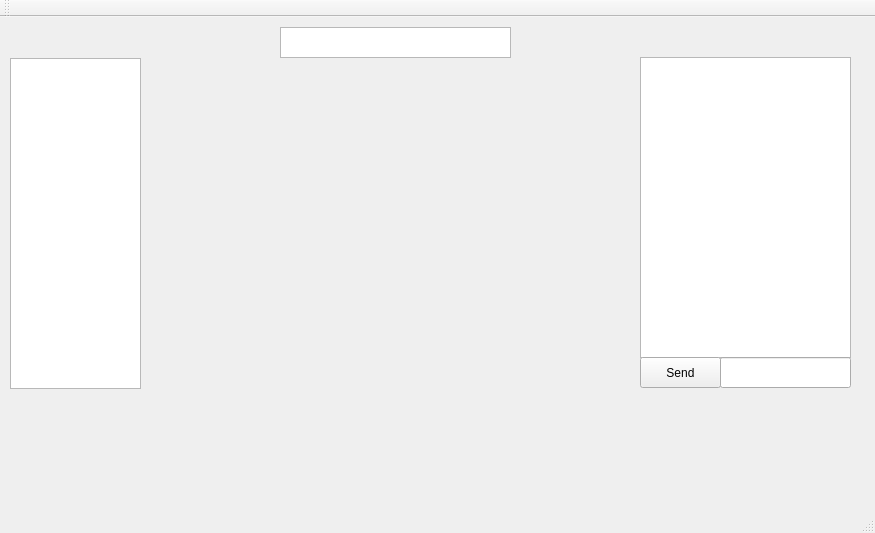
<?xml version="1.0" encoding="UTF-8"?>
<ui version="4.0">
 <class>Guess_Game_InterfaceClass</class>
 <widget class="QMainWindow" name="Guess_Game_InterfaceClass">
  <property name="geometry">
   <rect>
    <x>0</x>
    <y>0</y>
    <width>875</width>
    <height>533</height>
   </rect>
  </property>
  <property name="windowTitle">
   <string>Guess_Game_Interface</string>
  </property>
  <widget class="QWidget" name="centralWidget">
   <widget class="QTextEdit" name="chatDisplay">
    <property name="geometry">
     <rect>
      <x>640</x>
      <y>40</y>
      <width>211</width>
      <height>301</height>
     </rect>
    </property>
    <property name="readOnly">
     <bool>true</bool>
    </property>
   </widget>
   <widget class="QLineEdit" name="messageInput">
    <property name="geometry">
     <rect>
      <x>720</x>
      <y>340</y>
      <width>131</width>
      <height>31</height>
     </rect>
    </property>
   </widget>
   <widget class="QPushButton" name="sendButton">
    <property name="geometry">
     <rect>
      <x>640</x>
      <y>340</y>
      <width>81</width>
      <height>31</height>
     </rect>
    </property>
    <property name="text">
     <string>Send</string>
    </property>
   </widget>
   <widget class="QWidget" name="verticalLayoutWidget">
    <property name="geometry">
     <rect>
      <x>140</x>
      <y>40</y>
      <width>501</width>
      <height>331</height>
     </rect>
    </property>
    <layout class="QVBoxLayout" name="verticalLayout"/>
   </widget>
   <widget class="QListView" name="playerList">
    <property name="geometry">
     <rect>
      <x>10</x>
      <y>41</y>
      <width>131</width>
      <height>331</height>
     </rect>
    </property>
   </widget>
   <widget class="QTextEdit" name="GuessWord">
    <property name="geometry">
     <rect>
      <x>280</x>
      <y>10</y>
      <width>231</width>
      <height>31</height>
     </rect>
    </property>
    <property name="readOnly">
     <bool>true</bool>
    </property>
   </widget>
  </widget>
  <widget class="QMenuBar" name="menuBar">
   <property name="geometry">
    <rect>
     <x>0</x>
     <y>0</y>
     <width>875</width>
     <height>22</height>
    </rect>
   </property>
  </widget>
  <widget class="QToolBar" name="mainToolBar">
   <attribute name="toolBarArea">
    <enum>TopToolBarArea</enum>
   </attribute>
   <attribute name="toolBarBreak">
    <bool>false</bool>
   </attribute>
  </widget>
  <widget class="QStatusBar" name="statusBar"/>
 </widget>
 <layoutdefault spacing="6" margin="11"/>
 <resources/>
 <connections/>
</ui>
